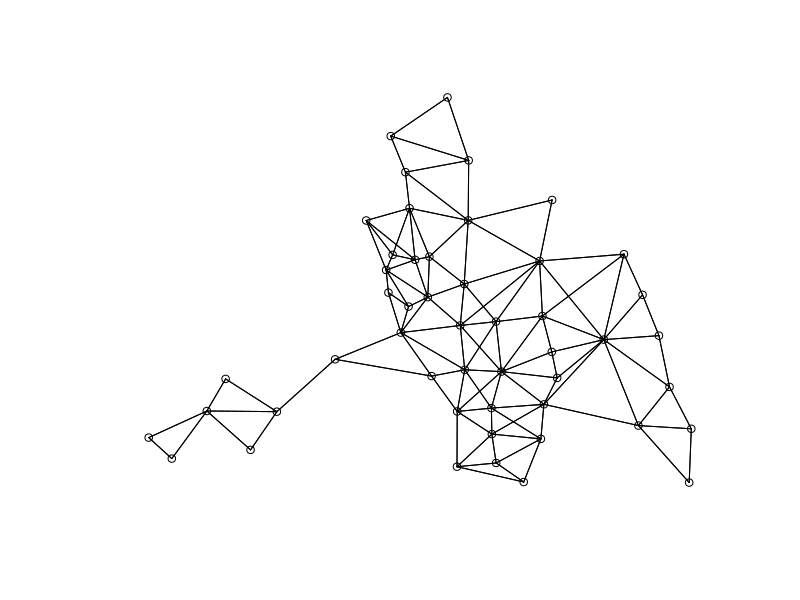
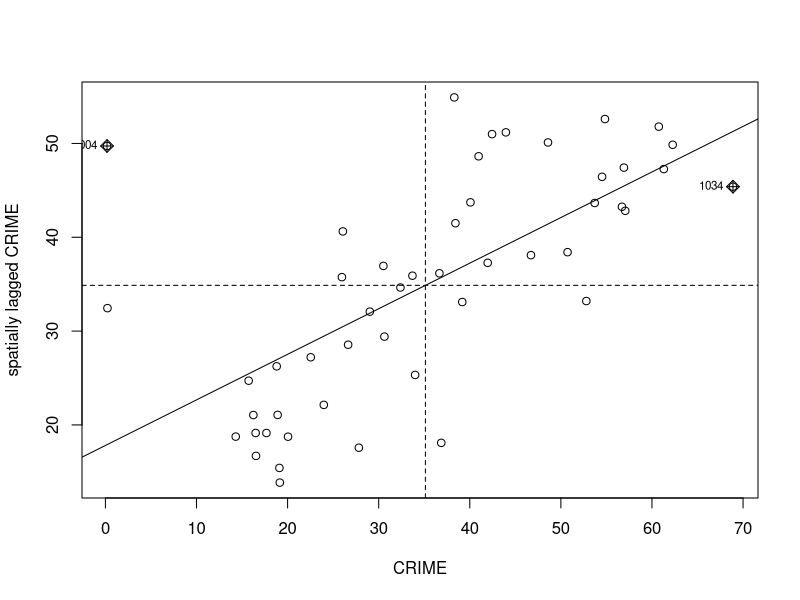

These figures' R source, in order: (Note: this script raises an error after producing the figures.)
## ---- chunk 1
knitr::opts_chunk$set(echo = TRUE);
library(spdep);
## ---- chunk 2
data(columbus)
myDataFrame <- columbus
head(myDataFrame)
attach(myDataFrame)
Y <- cbind(CRIME)
X <- cbind(INC, HOVAL)
xy <- cbind(myDataFrame$X, myDataFrame$Y)
neighborList <- col.gal.nb
coordList <- coords
# Neighbors summary
summary(neighborList)
plot(neighborList, coordList)
# Descriptive statistics
summary(Y)
summary(X)
# OLS regression
olsreg <- lm(Y ~ X)
summary(olsreg)
## SPATIAL ANALYSIS BASED ON CONTIGUITY
# Spatial weight matrix based on contiguity
listw <- nb2listw(neighborList)
summary(listw)
# Moran's I test
moran.test(CRIME, listw)
moran.plot(CRIME, listw)
# Lagrange multiplier test for spatial lag and spatial error dependencies
lm.LMtests(olsreg, listw, test=c("LMlag", "LMerr"))
# Spatial lag model
spatial.lag <- lagsarlm(CRIME ~ INC + HOVAL, data = myDataFrame, listw)
summary(spatial.lag)
# Spatial error model
spatial.error <- errorsarlm(CRIME ~ INC + HOVAL, data = myDataFrame, listw)
summary(spatial.error)
##  SPATIAL ANALYSIS BASED ON DISTANCE WEIGHT MATRIX
# Spatial weight matrix based on distance (with lower and upper bounds for distance, d1 and d2)
nb <- dnearneigh(xy, d1=0, d2=10)
listw <- nb2listw(nb, style="W")
summary(listw)
# Moran's I test
moran.test(CRIME, listw)
moran.plot(CRIME, listw)
# Lagrange multiplier test for spatial lag and spatial error dependencies
lm.LMtests(olsreg, listw, test=c("LMlag", "LMerr"))
# Spatial lag model
spatial.lag1 <- lagsarlm(CRIME ~ INC + HOVAL, data = myDataFrame, listw)
summary(spatial.lag1)
# Spatial error model
spatial.error1 <- errorsarlm(CRIME ~ INC + HOVAL, data = myDataFrame, listw)
summary(spatial.error1)
